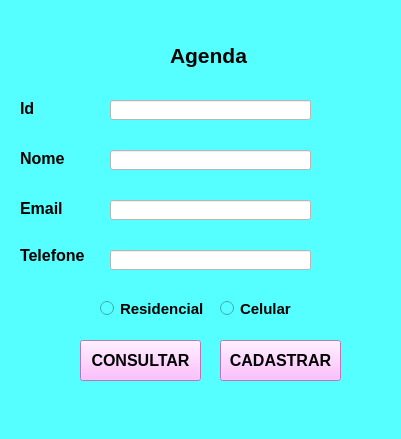
<?xml version="1.0" encoding="UTF-8"?>
<ui version="4.0">
 <class>cadastro</class>
 <widget class="QMainWindow" name="cadastro">
  <property name="geometry">
   <rect>
    <x>0</x>
    <y>0</y>
    <width>401</width>
    <height>439</height>
   </rect>
  </property>
  <property name="windowTitle">
   <string>MainWindow</string>
  </property>
  <property name="styleSheet">
   <string notr="true">background-color: rgb(85, 255, 255);</string>
  </property>
  <widget class="QWidget" name="centralwidget">
   <widget class="QLabel" name="label">
    <property name="geometry">
     <rect>
      <x>170</x>
      <y>20</y>
      <width>101</width>
      <height>71</height>
     </rect>
    </property>
    <property name="font">
     <font>
      <pointsize>16</pointsize>
      <weight>75</weight>
      <bold>true</bold>
     </font>
    </property>
    <property name="text">
     <string>Agenda</string>
    </property>
   </widget>
   <widget class="QLabel" name="label_2">
    <property name="geometry">
     <rect>
      <x>20</x>
      <y>100</y>
      <width>41</width>
      <height>16</height>
     </rect>
    </property>
    <property name="font">
     <font>
      <pointsize>12</pointsize>
      <weight>75</weight>
      <bold>true</bold>
     </font>
    </property>
    <property name="text">
     <string>Id</string>
    </property>
   </widget>
   <widget class="QLineEdit" name="leId">
    <property name="geometry">
     <rect>
      <x>110</x>
      <y>100</y>
      <width>201</width>
      <height>20</height>
     </rect>
    </property>
    <property name="styleSheet">
     <string notr="true">background-color: rgb(255, 255, 255);</string>
    </property>
   </widget>
   <widget class="QLabel" name="label_3">
    <property name="geometry">
     <rect>
      <x>20</x>
      <y>150</y>
      <width>61</width>
      <height>16</height>
     </rect>
    </property>
    <property name="font">
     <font>
      <pointsize>12</pointsize>
      <weight>75</weight>
      <bold>true</bold>
     </font>
    </property>
    <property name="text">
     <string>Nome</string>
    </property>
   </widget>
   <widget class="QLineEdit" name="leNome">
    <property name="geometry">
     <rect>
      <x>110</x>
      <y>150</y>
      <width>201</width>
      <height>20</height>
     </rect>
    </property>
    <property name="styleSheet">
     <string notr="true">background-color: rgb(255, 255, 255);</string>
    </property>
   </widget>
   <widget class="QLabel" name="label_4">
    <property name="geometry">
     <rect>
      <x>20</x>
      <y>200</y>
      <width>61</width>
      <height>16</height>
     </rect>
    </property>
    <property name="font">
     <font>
      <pointsize>12</pointsize>
      <weight>75</weight>
      <bold>true</bold>
     </font>
    </property>
    <property name="text">
     <string>Email</string>
    </property>
   </widget>
   <widget class="QLineEdit" name="leEmail">
    <property name="geometry">
     <rect>
      <x>110</x>
      <y>200</y>
      <width>201</width>
      <height>20</height>
     </rect>
    </property>
    <property name="styleSheet">
     <string notr="true">background-color: rgb(255, 255, 255);</string>
    </property>
   </widget>
   <widget class="QLabel" name="label_5">
    <property name="geometry">
     <rect>
      <x>20</x>
      <y>240</y>
      <width>71</width>
      <height>31</height>
     </rect>
    </property>
    <property name="font">
     <font>
      <pointsize>12</pointsize>
      <weight>75</weight>
      <bold>true</bold>
     </font>
    </property>
    <property name="text">
     <string>Telefone</string>
    </property>
   </widget>
   <widget class="QLineEdit" name="leTelefone">
    <property name="geometry">
     <rect>
      <x>110</x>
      <y>250</y>
      <width>201</width>
      <height>20</height>
     </rect>
    </property>
    <property name="styleSheet">
     <string notr="true">background-color: rgb(255, 255, 255);</string>
    </property>
   </widget>
   <widget class="QRadioButton" name="rbResidencial">
    <property name="geometry">
     <rect>
      <x>100</x>
      <y>300</y>
      <width>111</width>
      <height>17</height>
     </rect>
    </property>
    <property name="font">
     <font>
      <pointsize>11</pointsize>
      <weight>75</weight>
      <bold>true</bold>
     </font>
    </property>
    <property name="text">
     <string>Residencial</string>
    </property>
   </widget>
   <widget class="QRadioButton" name="rbCelular">
    <property name="geometry">
     <rect>
      <x>220</x>
      <y>300</y>
      <width>82</width>
      <height>17</height>
     </rect>
    </property>
    <property name="font">
     <font>
      <pointsize>11</pointsize>
      <weight>75</weight>
      <bold>true</bold>
     </font>
    </property>
    <property name="text">
     <string>Celular</string>
    </property>
   </widget>
   <widget class="QPushButton" name="btnCadastro">
    <property name="geometry">
     <rect>
      <x>220</x>
      <y>340</y>
      <width>121</width>
      <height>41</height>
     </rect>
    </property>
    <property name="font">
     <font>
      <pointsize>12</pointsize>
      <weight>75</weight>
      <bold>true</bold>
     </font>
    </property>
    <property name="styleSheet">
     <string notr="true">background-color: rgb(255, 170, 255);</string>
    </property>
    <property name="text">
     <string>CADASTRAR</string>
    </property>
   </widget>
   <widget class="QPushButton" name="btnConsulta">
    <property name="geometry">
     <rect>
      <x>80</x>
      <y>340</y>
      <width>121</width>
      <height>41</height>
     </rect>
    </property>
    <property name="font">
     <font>
      <pointsize>12</pointsize>
      <weight>75</weight>
      <bold>true</bold>
     </font>
    </property>
    <property name="styleSheet">
     <string notr="true">background-color: rgb(255, 170, 255);</string>
    </property>
    <property name="text">
     <string>CONSULTAR</string>
    </property>
   </widget>
  </widget>
  <widget class="QMenuBar" name="menubar">
   <property name="geometry">
    <rect>
     <x>0</x>
     <y>0</y>
     <width>401</width>
     <height>21</height>
    </rect>
   </property>
  </widget>
  <widget class="QStatusBar" name="statusbar"/>
 </widget>
 <resources/>
 <connections/>
</ui>
